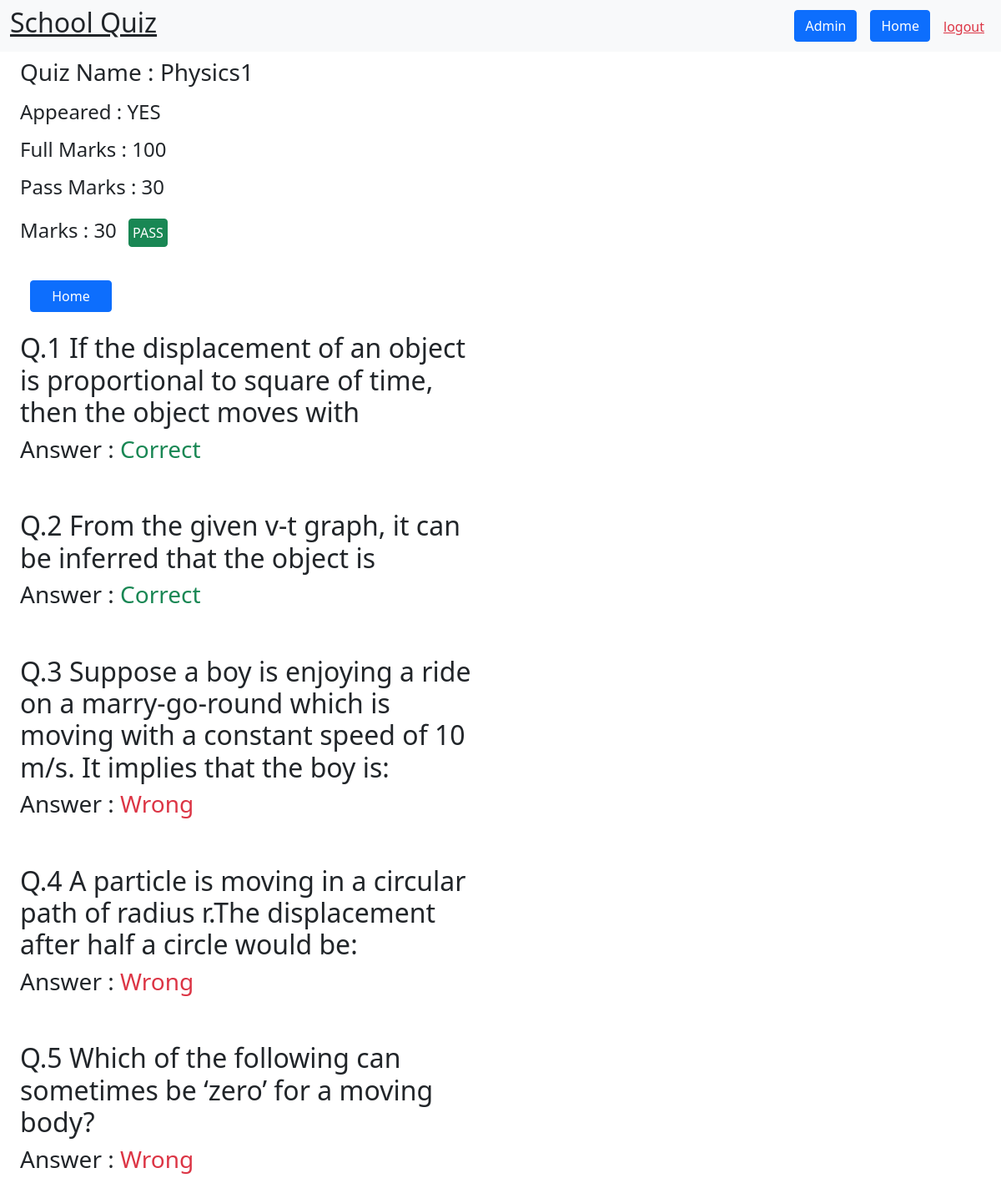
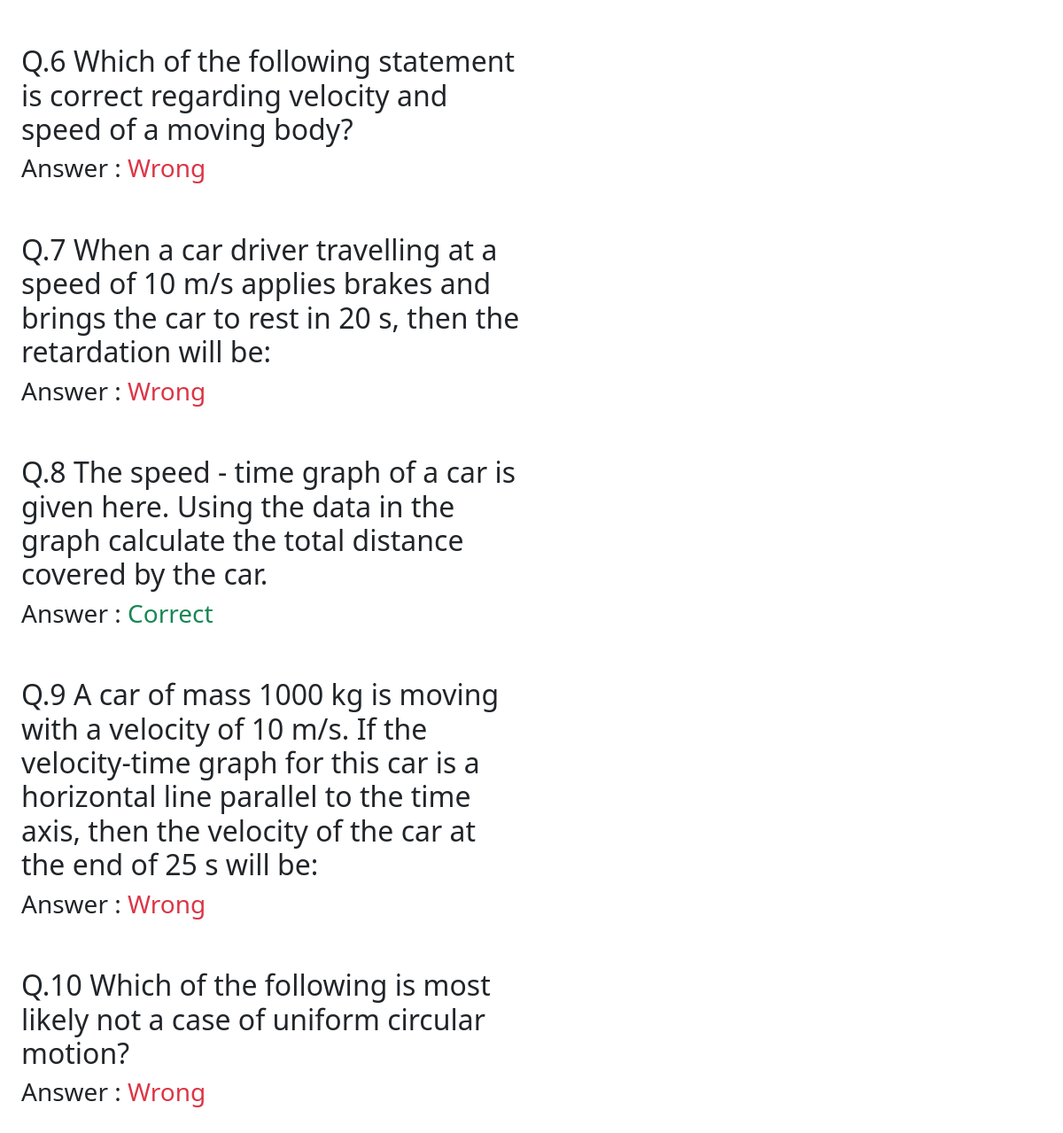
The page /quizdetails/1/ (signed in) on the database its author committed (2 pictures, top to bottom).
### quiz/models.py (models this page shows, shortened)
class Quiz(models.Model):
    name = models.CharField(max_length=100, unique=True)
    pass_marks = models.IntegerField()

class Questions(models.Model):
    quiz = models.ForeignKey(Quiz, on_delete=models.CASCADE)
    question_text = models.CharField(max_length=500)
    option_A = models.CharField(max_length=100)
    option_B = models.CharField(max_length=100)
    option_C = models.CharField(max_length=100)
    option_D = models.CharField(max_length=100)
    answer_A = models.BooleanField()
    answer_B = models.BooleanField()
    answer_C = models.BooleanField()
    answer_D = models.BooleanField()

### quiz/views.py (the view)
# urls.py: path('quizdetails/<int:id>/', views.viewQuiz),
def viewQuiz(request, id):
    quiz = Quiz.objects.get(id=id)
    query = AppearedQuizzes.objects.filter(user=request.user).filter(quiz=quiz)
    for iterator in query:
        appearQuiz = iterator
    if appearQuiz:
        appeared = "YES"
    else:
        appeared = "NO"
    qns = Questions.objects.filter(quiz=quiz)
    questions = []
    for question in qns:
        questions.append(question)
    all_answers = Answers.objects.filter(appeared_quiz=appearQuiz)
    result = []
    result_unit = {}
    rng = len(questions)
    for i in range(rng):
        result_unit = {}
        result_unit['id'] = i+1
        result_unit['question'] = questions[i].question_text
        for ans in Answers.objects.filter(question_text=questions[i]).filter(appeared_quiz=appearQuiz):
            answer = ans
        if answer.correct == True:
            result_unit['answer'] = "Correct"
        elif answer.correct == False:
            result_unit['answer'] = "Wrong"
        else:
            return HttpResponse("Something went wrong")
        result.insert(i, result_unit)
    constraints = {
        'mode' : 'view',
        'name' : quiz.name,
        'appeared': appeared,
        'passmarks' : quiz.pass_marks,
        'marks' : appearQuiz.marks,
        'results' : result,
    }
    return render(request, 'quizDetails.html', constraints)

### templates/quizDetails.html (shortened to what this page needs)
{% extends 'base.html' %}
    {% block body %}
    {% if mode == 'view' %}
    <div class="row mx-auto d-flex justify-content-center pl-4 ml-4" id="quiz-details">
        <div class="row">
            <h3 class="col-12 pt-2">Quiz Name : {{name}}</h3>
            <h4 class="col-12 pt-2">Appeared : {{appeared}}</h4>
            <h4 class="col-12 pt-2">Full Marks : 100</h4>
            <h4 class="col-12 pt-2">Pass Marks : {{passmarks}}</h4>
            <h4 class="col-12 pt-2">Marks : {{marks}}
              {% if appeared == "YES" %}
              {% if marks >= passmarks %}
              <span class="m-2 btn btn-success p-1">PASS</span>
              {% else %}
              <span class="m-2 btn btn-danger p-1">FAIL</span>
              {% endif %}
              {% else %}
              <span class="m-2 btn btn-secondary p-1">NOT APPEARED</span>
              {% endif %}
            </h4>
            <a href="/" class="btn btn-primary col-2 col-md-1 m-4">Home</a>
            {% for result in results %}
            <div class="pb-4 mb-4 col-9 col-md-7 col-lg-6 d-flex flex-column">
                <h2>Q.{{result.id}} {{result.question}}</h2>
                <h3>Answer :
                  {% if result.answer == 'Correct' %}
                  <span class="text-success">
                    {{result.answer}}
                  </span>
                  {% else %}
                  <span class="text-danger">
                    {{result.answer}}
                  </span>
                  {% endif %}
                 </h3>
              </div>
            {% endfor %}
          </div>
    </div>
    {% endif %}
    {% endblock %}

### templates/base.html (shortened to what this page needs)
<!doctype html>
<html lang="en">
  <head>
    <link href="https://cdn.jsdelivr.net/npm/bootstrap@5.0.0-beta1/dist/css/bootstrap.min.css" rel="stylesheet">
  </head>
  <body>
    <nav class="navbar navbar-expand-lg navbar-light bg-light">
      <div class="container-fluid">
        <a href="/" class="nav-brand text-dark"><h2>School Quiz</h2></a>
        <div class="contaner d-flex">
          {% if user.is_authenticated %}
            {% if user.is_superuser %}
            <a href="/admin/" class="btn btn-primary mx-2">Admin</a>
            {% else %}
            <h4 class="mx-2 pt-1">Hi, {{ user.first_name }} {{user.last_name}}</h4>
            {% endif %}
            <a href="/" class="btn btn-primary mx-2">Home</a>
            <a href="/logout/" class="text-danger pt-2 mx-2">logout</a>
          {% else %}
            <a href="/signin-form/" class="btn btn-primary mx-2">login</a>
            <a href="/register-form/" class="btn btn-primary mx-2">register</a>
          {% endif %}
        </div>
      </div>
    </nav>
    {% block body %}{% endblock %}
  </body>
</html>

### rows shown on the page
Quiz: name "Physics1"
Questions: question "If the displacement of an object is proportional to square of time, then the object moves with"
Questions: question "From the given v-t graph, it can be inferred that the object is"
Questions: question "Suppose a boy is enjoying a ride on a marry-go-round which is moving with a constant speed of 10 m/s. It implies that the boy is:"
Questions: question "A particle is moving in a circular path of radius r.The displacement after half a circle would be:"
Questions: question "Which of the following can sometimes be ‘zero’ for a moving body?"
Questions: question "Which of the following statement is correct regarding velocity and speed of a moving body?"
Questions: question "When a car driver travelling at a speed of 10 m/s applies brakes and brings the car to rest in 20 s, then the retardation will be:"
Questions: question "The speed - time graph of a car is given here. Using the data in the graph calculate the total distance covered by the car."
Questions: question "A car of mass 1000 kg is moving with a velocity of 10 m/s. If the velocity-time graph for this car is a horizontal line parallel to the time axis, then the velocity of the car at the end of 25 s will be:"
Questions: question "Which of the following is most likely not a case of uniform circular motion?"

### other values the page prints
{{ appeared }} "YES"
{{ passmarks }} "30"
{{ marks }} "30"
{{ result.id }} "1" "2" "3" "4" "5" "6" "7" "8" "9" "10"
{{ result.answer }} "Correct" "Correct" "Correct"
{{ result.answer }} "Wrong" "Wrong" "Wrong" "Wrong" "Wrong" "Wrong" "Wrong"
